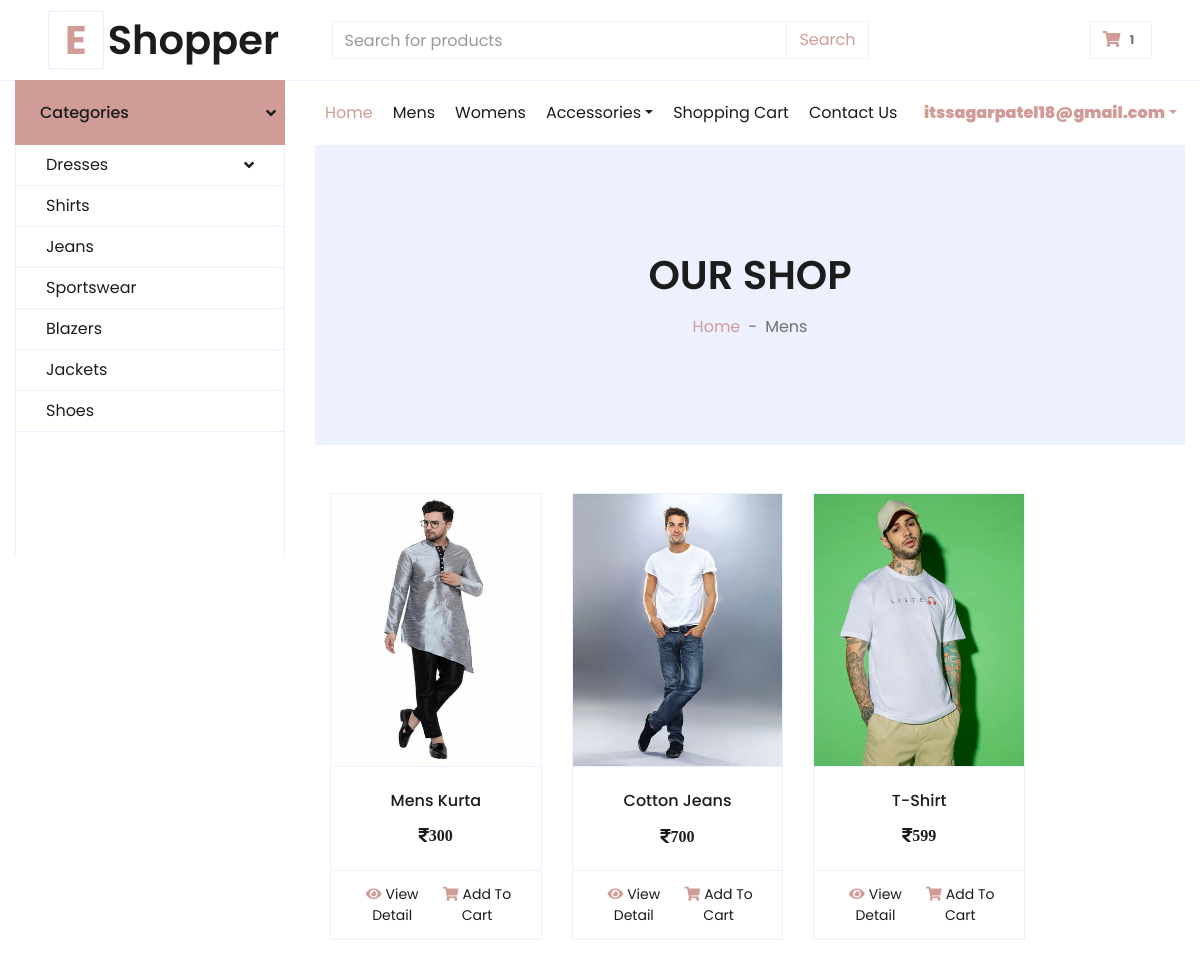
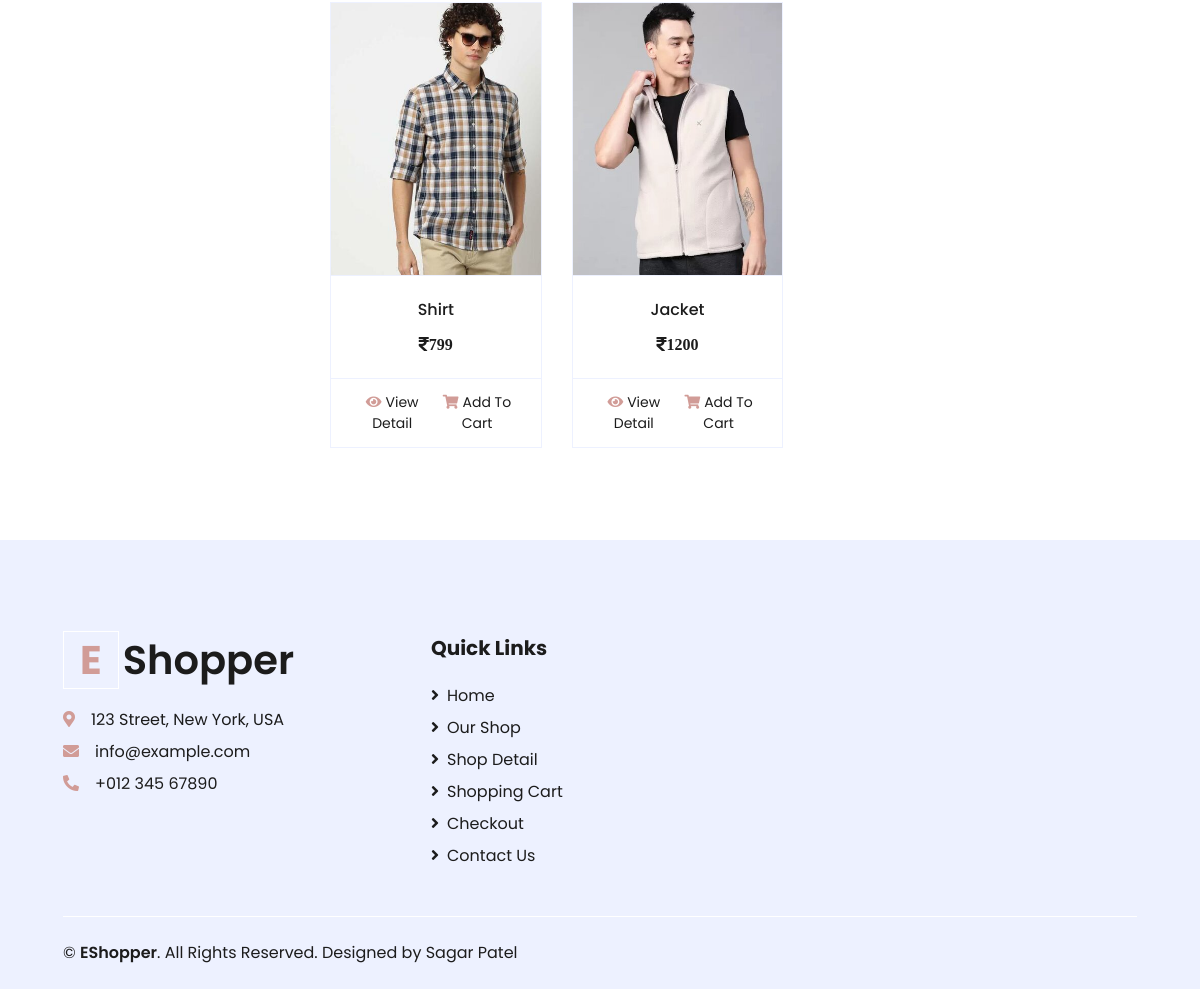
/mens.php (signed in), run on the app's committed database (2 pictures, top to bottom).
### tables this page shows
CREATE TABLE `product` (
  `product_id` int(11) NOT NULL,
  `name` varchar(100) DEFAULT NULL,
  `description` varchar(100) DEFAULT NULL,
  `price` int(11) DEFAULT NULL,
  `product_keyword` varchar(255) DEFAULT NULL,
  `image` varchar(255) DEFAULT NULL,
  `category` varchar(100) DEFAULT NULL,
  `date` timestamp NOT NULL DEFAULT current_timestamp() ON UPDATE current_timestamp(),
  `status` varchar(11) DEFAULT NULL
);

### mens.php (the view, shortened to what this page needs)
<?php
include('header.php');
include("./includes/logs.php");
?>
<div class="container-fluid bg-secondary mb-5">
  <div class="d-flex flex-column align-items-center justify-content-center" style="min-height: 300px">
    <h1 class="font-weight-semi-bold text-uppercase mb-3">Our Shop</h1>
    <div class="d-inline-flex">
      <p class="m-0"><a href="index.php">Home</a></p>
      <p class="m-0 px-2">-</p>
      <p class="m-0">Mens</p>
    </div>
  </div>
</div>
<div class="col-lg-10 col-md-12">
  <div class="row pb-3">
    <?php
    $select_query = "SELECT * FROM product where category = 'mens'";
    $result_query = mysqli_query($conn, $select_query);
    while ($row = mysqli_fetch_array($result_query)) {
      $product_id = $row['product_id'];
      $product_name = $row['name'];
      $product_price = $row['price'];
      $product_image = $row['image'];
      echo "<div class='col-lg-4 col-md-6 col-sm-12 pb-1'>
      <div class='card product-item border-0 mb-4'>
        <div class='card-header product-img position-relative overflow-hidden bg-transparent border p-0'>
          <img class='img-fluid w-100 h-auto style='object-fit: contain' src='$product_image' alt=''>
        </div>
        <div class='card-body border-left border-right text-center p-0 pt-4 pb-3'>
          <h6 class='text-truncate mb-3'>$product_name</h6>
          <div class='d-flex justify-content-center'>
            <h6><i class='fas fa-rupee-sign'>$product_price</i></h6>
          </div>
        </div>
        <div class='card-footer d-flex justify-content-between bg-light border'>
          <a href='detail.php' class='btn btn-sm text-dark p-0'><i class='fas fa-eye text-primary mr-1'></i>View Detail</a>
          <a href='mens.php?add_to_cart=$product_id' class='btn btn-sm text-dark p-0'><i class='fas fa-shopping-cart text-primary mr-1'></i>Add To
            Cart</a>
        </div>
      </div>
    </div>";
    }
    ?>
  </div>
</div>
</div>
</div>
</div>
<?php include('footer.php'); ?>

### header.php (shortened to what this page needs)
<?php
include("connect.php");
if (isset($_SESSION["loggedin"])) {
  $u_mail = $_SESSION['email'];
  $qry_get_user = "SELECT * FROM customers where email='$u_mail';";
  $qes_user = $conn->query($qry_get_user);
  while ($res_user = $qes_user->fetch_assoc()) {
    $u_id = $res_user['customer_id'];
  }
}
?>
<!DOCTYPE html>
<html lang="en">
<head>
  <link href="https://cdnjs.cloudflare.com/ajax/libs/font-awesome/5.10.0/css/all.min.css" rel="stylesheet">
  <link href="lib/owlcarousel/assets/owl.carousel.min.css" rel="stylesheet">
  <link href="css/style.css" rel="stylesheet">
</head>
<body>
  <div class="row align-items-center py-3 px-xl-5">
    <div class="col-lg-3 d-none d-lg-block">
      <a href="" class="text-decoration-none">
        <h1 class="m-0 display-5 font-weight-semi-bold"><span
            class="text-primary font-weight-bold border px-3 mr-1">E</span>Shopper</h1>
      </a>
    </div>
    <div class="col-lg-6 col-6 text-left">
      <form action="search.php?search_data" method="GET">
        <div class="input-group">
          <input type="text" class="form-control" name="search_data" placeholder="Search for products">
          <div class="input-group-append">
            <input type="submit" name="search_data_product" class="form-control text-primary" value="Search">
          </div>
        </div>
      </form>
    </div>
    <div class="col-lg-3 col-6 text-right">
      <a href="cart_view.php" class="btn border">
        <i class="fas fa-shopping-cart text-primary"></i>
        <span class="badge">
          <?php
          $i = 0;
          if (isset($_SESSION["loggedin"])) {
            $qry_get_cart = "SELECT * FROM cart where customer_id='$u_id';";
            $qes_cart = $conn->query($qry_get_cart);
            while ($res_cart = $qes_cart->fetch_assoc()) {
              $i += 1;
            }
            echo $i;
          } else {
            echo $i;
          }
          ?>
        </span>
      </a>
    </div>
  </div>
  <div class="container-fluid mb-10">
    <div class="row border-top ">
      <div class="col-lg-3 d-none d-lg-block">
        <a class="btn shadow-none d-flex p-2 align-items-center justify-content-between bg-primary text-white w-100"
          data-toggle="collapse" href="#navbar-vertical" style="height: 65px; margin-top: -1px; padding: 0 30px;">
          <h6 class="m-0 px-3">Categories</h6>
          <i class="fa fa-angle-down text-dark"></i>
        </a>
        <nav
          class="collapse show navbar navbar-vertical navbar-light align-items-start p-0 border border-top-0 border-bottom-0"
          id="navbar-vertical">
          <div class="navbar-nav w-100 overflow-hidden" style="height: 410px">
            <div class="nav-item dropdown">
              <a href="#" class="nav-link" data-toggle="dropdown">Dresses <i
                  class="fa fa-angle-down float-right mt-1"></i></a>
            </div>
            <a href="" class="nav-item nav-link">Shirts</a>
            <a href="" class="nav-item nav-link">Jeans</a>
            <a href="" class="nav-item nav-link">Sportswear</a>
            <a href="" class="nav-item nav-link">Blazers</a>
            <a href="" class="nav-item nav-link">Jackets</a>
            <a href="" class="nav-item nav-link">Shoes</a>
          </div>
        </nav>
      </div>
      <div class="col-lg-9">
        <nav class="navbar navbar-expand-lg bg-light navbar-light py-3 py-lg-0 px-0">
          <div class="collapse navbar-collapse justify-content-between" id="navbarCollapse">
            <div class="navbar-nav mr-auto py-0">
              <a href="index.php" class="nav-item nav-link active">Home</a>
              <a href="mens.php" class="nav-item nav-link">Mens</a>
              <a href="womens.php" class="nav-item nav-link">Womens</a>
              <div class="nav-item dropdown">
                <a href="#" class="nav-link dropdown-toggle" data-toggle="dropdown">Accessories</a>
              </div>
              <a href="" class="nav-item nav-link">Shopping Cart</a>
              <a href="contact.html" class="nav-item nav-link">Contact Us</a>
            </div>
            <div class="navbar-nav ml-auto py-0">
              <?php
              if (isset($_SESSION['loggedin']) and isset($_SESSION['verify_otp'])) {
                echo '<ul class="nav navbar-top-links navbar-right pull-right">
                <li class="dropdown">
                  <a class="dropdown-toggle profile-pic p-2 mb-1" data-toggle="dropdown" href="#"><b><class="hidden-xs"><b>' . $_SESSION['email'] . '</b></b></a>';
              } else {
                echo '<a href="login.php" class="nav-item nav-link">Login</a><a href="register.php" class="nav-item nav-link">Register</a>';
              }
              ?>
            </div>
          </div>
        </nav>

### footer.php (shortened to what this page needs)
<div class="container-fluid bg-secondary text-dark mt-5 pt-5">
  <div class="row px-xl-5 pt-5">
    <div class="col-lg-4 col-md-12 mb-5 pr-3 pr-xl-5">
      <a href="" class="text-decoration-none">
        <h1 class="mb-4 display-5 font-weight-semi-bold"><span
            class="text-primary font-weight-bold border border-white px-3 mr-1">E</span>Shopper</h1>
      </a>
      <p class="mb-2"><i class="fa fa-map-marker-alt text-primary mr-3"></i>123 Street, New York, USA</p>
      <p class="mb-2"><i class="fa fa-envelope text-primary mr-3"></i>info@example.com</p>
      <p class="mb-0"><i class="fa fa-phone-alt text-primary mr-3"></i>+012 345 67890</p>
    </div>
    <div class="col-lg-8 col-md-12">
      <div class="row">
        <div class="col-md-4 mb-5">
          <h5 class="font-weight-bold text-dark mb-4">Quick Links</h5>
          <div class="d-flex flex-column justify-content-start">
            <a class="text-dark mb-2" href="index.html"><i class="fa fa-angle-right mr-2"></i>Home</a>
            <a class="text-dark mb-2" href="shop.html"><i class="fa fa-angle-right mr-2"></i>Our Shop</a>
            <a class="text-dark mb-2" href="detail.html"><i class="fa fa-angle-right mr-2"></i>Shop Detail</a>
            <a class="text-dark mb-2" href="cart.html"><i class="fa fa-angle-right mr-2"></i>Shopping Cart</a>
            <a class="text-dark mb-2" href="checkout.html"><i class="fa fa-angle-right mr-2"></i>Checkout</a>
            <a class="text-dark" href="contact.html"><i class="fa fa-angle-right mr-2"></i>Contact Us</a>
          </div>
        </div>
      </div>
    </div>
  </div>
  <div class="row border-top border-light mx-xl-5 py-4">
    <div class="col-md-6 px-xl-0">
      <p class="mb-md-0 text-center text-md-left text-dark">
        &copy; <a class="text-dark font-weight-semi-bold" href="#">EShopper</a>. All Rights Reserved. Designed
        by Sagar Patel
      </p>
    </div>
  </div>
</div>
</body>
</html>

### data on the page
product: image (picture), name "Mens Kurta", price "300"
product: image (picture), name "Cotton Jeans", price "700"
product: image (picture), name "T-Shirt", price "599"
product: image (picture), name "Shirt", price "799"
product: image (picture), name "Jacket", price "1200"

### other printed values
$i "1"
$_SESSION['email'] "itssagarpatel18@gmail.com"
